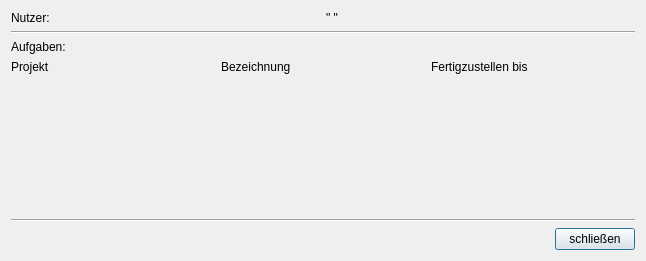
<?xml version="1.0" encoding="UTF-8"?>
<ui version="4.0">
 <class>UserDialog</class>
 <widget class="QDialog" name="UserDialog">
  <property name="geometry">
   <rect>
    <x>0</x>
    <y>0</y>
    <width>646</width>
    <height>261</height>
   </rect>
  </property>
  <property name="windowTitle">
   <string>Dialog</string>
  </property>
  <layout class="QVBoxLayout" name="verticalLayout">
   <item>
    <layout class="QHBoxLayout" name="horizontalLayout">
     <item>
      <widget class="QLabel" name="label">
       <property name="text">
        <string>Nutzer:</string>
       </property>
      </widget>
     </item>
     <item>
      <widget class="QLabel" name="lbl_user">
       <property name="text">
        <string>&quot; &quot;</string>
       </property>
      </widget>
     </item>
    </layout>
   </item>
   <item>
    <widget class="Line" name="line">
     <property name="orientation">
      <enum>Qt::Horizontal</enum>
     </property>
    </widget>
   </item>
   <item>
    <widget class="QLabel" name="label_3">
     <property name="text">
      <string>Aufgaben:</string>
     </property>
    </widget>
   </item>
   <item>
    <layout class="QHBoxLayout" name="horizontalLayout_3">
     <item>
      <widget class="QLabel" name="label_6">
       <property name="text">
        <string>Projekt</string>
       </property>
      </widget>
     </item>
     <item>
      <widget class="QLabel" name="label_5">
       <property name="text">
        <string>Bezeichnung</string>
       </property>
      </widget>
     </item>
     <item>
      <widget class="QLabel" name="label_4">
       <property name="text">
        <string>Fertigzustellen bis</string>
       </property>
      </widget>
     </item>
    </layout>
   </item>
   <item>
    <layout class="QHBoxLayout" name="layout_content"/>
   </item>
   <item>
    <spacer name="verticalSpacer">
     <property name="orientation">
      <enum>Qt::Vertical</enum>
     </property>
     <property name="sizeHint" stdset="0">
      <size>
       <width>20</width>
       <height>40</height>
      </size>
     </property>
    </spacer>
   </item>
   <item>
    <widget class="Line" name="line_2">
     <property name="orientation">
      <enum>Qt::Horizontal</enum>
     </property>
    </widget>
   </item>
   <item>
    <layout class="QHBoxLayout" name="horizontalLayout_5">
     <item>
      <spacer name="horizontalSpacer">
       <property name="orientation">
        <enum>Qt::Horizontal</enum>
       </property>
       <property name="sizeHint" stdset="0">
        <size>
         <width>40</width>
         <height>20</height>
        </size>
       </property>
      </spacer>
     </item>
     <item>
      <widget class="QPushButton" name="pb_close">
       <property name="text">
        <string>schließen</string>
       </property>
      </widget>
     </item>
    </layout>
   </item>
  </layout>
 </widget>
 <resources/>
 <connections/>
</ui>
